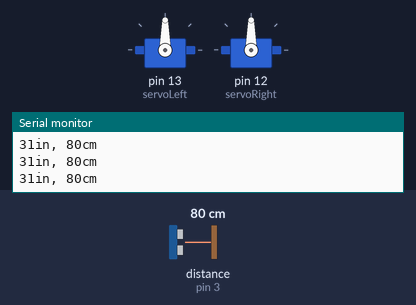
A sketch run on a simulated Arduino Uno, built with avr-gcc and run on an emulated ATmega328P. Shown: 2 × servo, the last lines printed to the serial monitor. Wiring (inferred from the names in the program): ultrasonic range finder: trigger pin 2; echo pin 3. The inputs (shaded band) are chosen by the test bench; at power-on: distance to the obstacle (sensor on pin 3) 80 cm. The echo pulse lasts 58.3 µs per cm.

Above: at 1.2 s.
1.3 s: distance to the obstacle (sensor on pin 3) set to 63 cm
2.9 s: distance to the obstacle (sensor on pin 3) set to 55 cm
At 4.2 s:
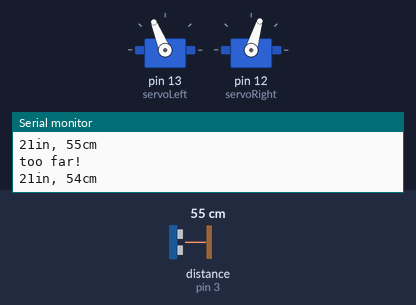
4.8 s: distance to the obstacle (sensor on pin 3) set to 2 cm
At 6.7 s:
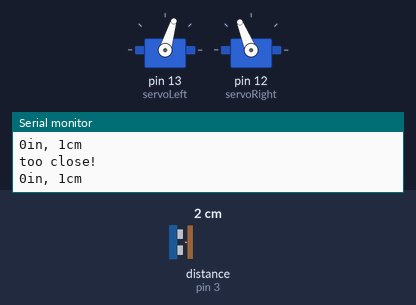
7.0 s: distance to the obstacle (sensor on pin 3) set to 18 cm
9.0 s: distance to the obstacle (sensor on pin 3) set to 21 cm
At 10.5 s:
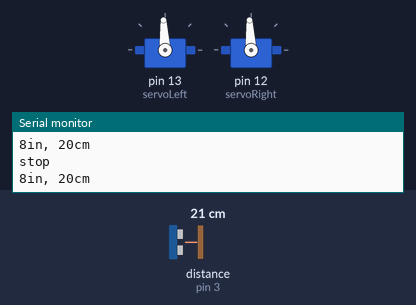
12.0 s: distance to the obstacle (sensor on pin 3) set to 4 cm
Timing chart, 0 to 14.8 s (numbered marks = the images above; inputs shaded):
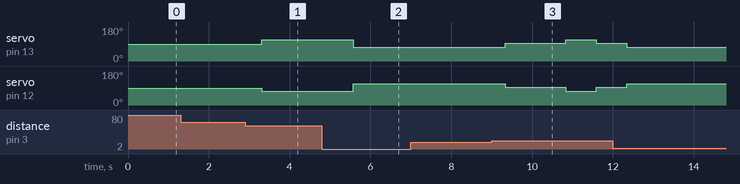

Measured:
- the behaviour switches between 61 and 60 cm on distance to the obstacle (sensor on pin 3) (found by bisection; images 0 and 1)
- the behaviour switches between 20 and 21 cm on distance to the obstacle (sensor on pin 3) (found by bisection; images 2 and 3)
- after the input at 2.9 s, servo on pin 13 (servoLeft): 90° → 112° after 0.42 s; servo on pin 12 (servoRight): 90° → 73° after 0.42 s
- after the input at 4.8 s, servo on pin 13 (servoLeft): 112° → 73° after 0.78 s; servo on pin 12 (servoRight): 73° → 112° after 0.78 s
- after the input at 9.0 s, servo on pin 13 (servoLeft): 73° → 93° after 0.33 s, → 112° 1.5 s later, → 93° 0.75 s later; servo on pin 12 (servoRight): 112° → 93° after 0.33 s, → 73° 1.5 s later, → 93° 0.75 s later

The sketch:

laika.ino
```cpp
#include <Servo.h>                           // Include servo library

Servo servoRight;
Servo servoLeft;

void forwards(int timee){
  servoLeft.writeMicroseconds(1700);
  servoRight.writeMicroseconds(1300);
  delay(timee);
}

void backwards(int timee){
  servoLeft.writeMicroseconds(1300);
  servoRight.writeMicroseconds(1700);
  delay(timee);
}

void turn_left(int timee){
  servoLeft.writeMicroseconds(1300);
  servoRight.writeMicroseconds(1300);
  delay(timee);
}

void turn_right(int timee){
  servoLeft.writeMicroseconds(1700);
  servoRight.writeMicroseconds(1700);
  delay(timee);
}

void stopp (int delayy) {
  // Your Code Here
  servoLeft.writeMicroseconds(1500);
  servoRight.writeMicroseconds(1500);
  delay(delayy);
}

int trigPin = 2;    // Trigger
int echoPin = 3;    // Echo
long duration, cm, inches;

void setup()
{
  servoLeft.attach(13);
  servoRight.attach(12);
  //Serial Port begin
  Serial.begin (9600);
  //Define inputs and outputs
  pinMode(trigPin, OUTPUT);
  pinMode(echoPin, INPUT);
}


void loop()
{
  digitalWrite(trigPin, LOW);
  delayMicroseconds(5);
  digitalWrite(trigPin, HIGH);
  delayMicroseconds(10);
  digitalWrite(trigPin, LOW);

  // Read the signal from the sensor: a HIGH pulse whose
  // duration is the time (in microseconds) from the sending
  // of the ping to the reception of its echo off of an object.
  pinMode(echoPin, INPUT);
  duration = pulseIn(echoPin, HIGH);

  // Convert the time into a distance
  cm = (duration/2) / 29.1;     // Divide by 29.1 or multiply by 0.0343
  inches = (duration/2) / 74;   // Divide by 74 or multiply by 0.0135

  Serial.print(inches);
  Serial.print("in, ");
  Serial.print(cm);
  Serial.print("cm");
  Serial.println();

  delay(250);

  if (cm <= 19 ){
    backwards(500);
    Serial.println("too close!");
  }

  else if (cm == 20){
    stopp(500);
    Serial.println("stop");
  }

  else if( cm >= 21 && cm <= 60) {
    forwards(500);
    Serial.println("too far!");
  }

}
```
